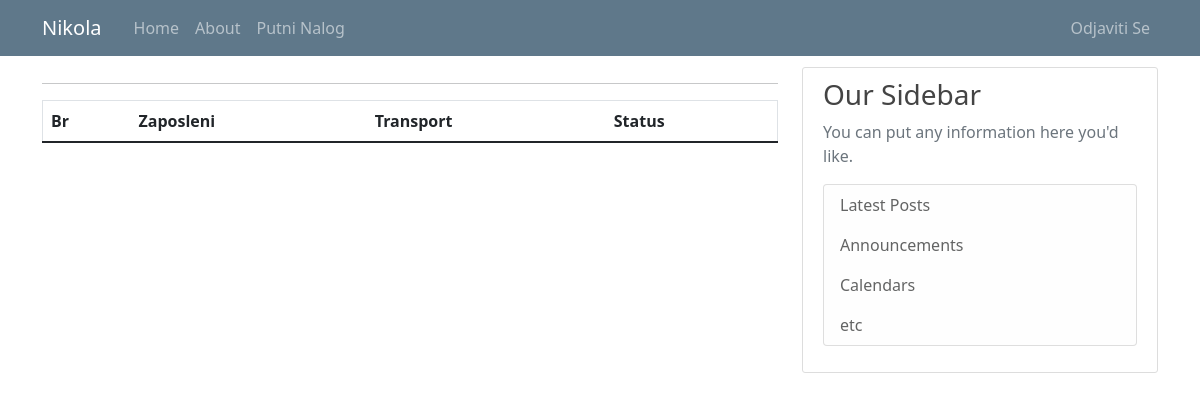
The app's page /travel_warrant_list (signed in), older data.
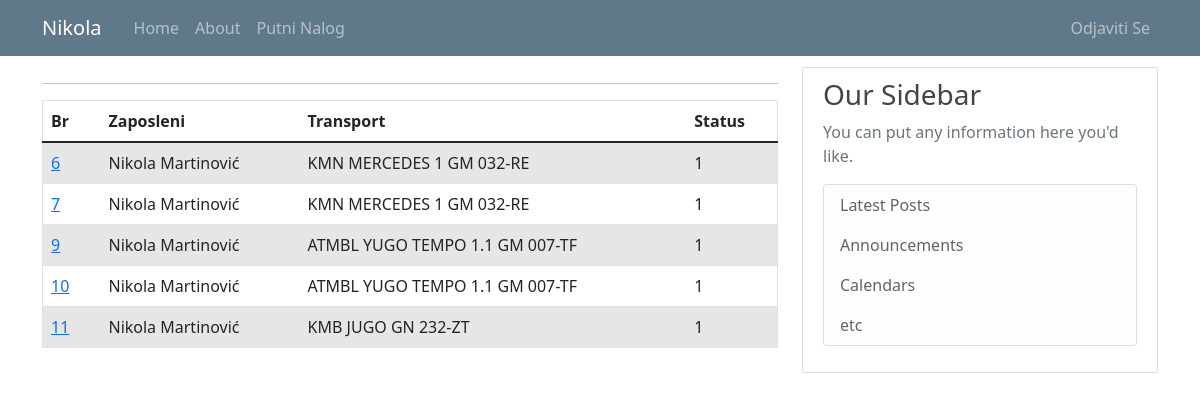
The same page, newer data.
### putninalozi/models.py (models this page shows, shortened)
class User(db.Model, UserMixin):
    id = db.Column(db.Integer, primary_key=True)
    email = db.Column(db.String(120), unique=True, nullable=False)
    password = db.Column(db.String(60), nullable = False)
    name = db.Column(db.String(20), unique=False, nullable=False)
    surname = db.Column(db.String(20), unique=False, nullable=False)
    gender = db.Column(db.String(1)) #(0, "srednji"), (1, "muški"), (2, "ženski")
    workplace = db.Column(db.String(20), unique=False, nullable=False)
    authorization = db.Column(db.String(10), nullable = False) # ovde treba da budu tipovi korisnika: S_admin, C_admin, C_user
    company_id = db.Column(db.Integer, db.ForeignKey('company.id'), nullable=True)
    travelwarrants = db.relationship('TravelWarrant', backref='travelwarrant_user', lazy=True)

class TravelWarrant(db.Model):
    travel_warrant_id = db.Column(db.Integer, primary_key=True)
    user_id = db.Column(db.Integer, db.ForeignKey('user.id'), nullable=False)
    with_task = db.Column(db.String(50), nullable=False)
    company_id = db.Column(db.Integer, db.ForeignKey('company.id'), nullable=False)
    abroad_contry = db.Column(db.String(50), nullable=True)
    relation = db.Column(db.String(150), nullable=False)
    start_datetime = db.Column(db.DateTime, nullable=True)
    end_datetime = db.Column(db.DateTime, nullable=True)
    vehicle_id = db.Column(db.Integer, db.ForeignKey('vehicle.id'), nullable=True)
    together_with = db.Column(db.Integer, nullable=True)
    personal_type = db.Column(db.String(50), nullable=True)
    personal_brand = db.Column(db.String(50), nullable=True)
    personal_registration = db.Column(db.String(12), nullable=True)
    other = db.Column(db.String(50), nullable=True) #avion, bus, taksi...
    advance_payment = db.Column(db.Integer, nullable=False)
    advance_payment_currency = db.Column(db.String(5), nullable=False)
    daily_wage = db.Column(db.Integer, nullable=False)
    daily_wage_currency = db.Column(db.String(5), nullable=False)
    costs_pays = db.Column(db.String(50), nullable=False)
    km_start = db.Column(db.Integer, nullable=True)
    km_end = db.Column(db.Integer, nullable=True)
    status = db.Column(db.Integer, nullable=False)

class Vehicle(db.Model):
    id = db.Column(db.Integer, primary_key=True)
    vehicle_type = db.Column(db.String(10), nullable = False)
    vehicle_brand = db.Column(db.String(10), nullable = False)
    vehicle_registration = db.Column(db.String(12), nullable = False)
    company_id = db.Column(db.Integer, db.ForeignKey('company.id'), nullable=False)
    travelwarrants = db.relationship('TravelWarrant', backref='travelwarrant_vehicle', lazy=True)

### putninalozi/travel_warrants/routes.py (the view)
@travel_warrants.route("/travel_warrant_list")
def travel_warrant_list():
    if not current_user.is_authenticated:
        flash('Da bi ste pristupili ovoj stranici treba da budete ulogovani.', 'danger')
        return redirect(url_for('users.login'))
    warrants = TravelWarrant.query.all()
    return render_template('travel_warrant_list.html', title='Travel Warrants', warrants=warrants)

### putninalozi/models.py (called while the page is built)
@login_manager.user_loader
def load_user(user_id):
    return User.query.get(int(user_id))

### putninalozi/templates/travel_warrant_list.html (shortened to what this page needs)
{% extends "layout.html" %}
{% block content %}
<hr>
<table id="data" border="1" class="table table-striped">
  {% if current_user.authorization == 's_admin' %}
    <thead>
      <tr id="header">
        <th>Br</th>
        <th>Kompanija</th>
        <th>Zaposleni</th>
        <th>Transport</th>
        <th>Status</th>
      </tr>
    </thead>
    <tbody>
      {% for warrant in warrants %}
        <tr>
          <td> <a class="mr-2" href="{{ url_for('travel_warrants.travel_warrant_profile', warrant_id=warrant.travel_warrant_id) }}" title="Edit Travel Warrant"> {{ warrant.travel_warrant_id }} </a> </td>
          <td> {{ warrant.travelwarrant_company.companyname }} </td>
          <td> {{ warrant.travelwarrant_user.name }} {{ warrant.travelwarrant_user.surname }} </td>
          <td> {{ warrant.other }} {{ warrant.personal_type }} {{ warrant.travelwarrant_vehicle.vehicle_type }} <br> {{warrant.travelwarrant_vehicle.vehicle_brand}} <br> {{warrant.travelwarrant_vehicle.vehicle_registration}} </td>
          <td> {{ warrant.status }} </td>
        </tr>
      {% endfor %}
    </tbody>
  {% else %}
    <thead>
      <tr id="header">
        <th>Br</th>
        <th>Zaposleni</th>
        <th>Transport</th>
        <th>Status</th>
      </tr>
    </thead>
    <tbody>
      {% for warrant in warrants %}
        {% if current_user.id == warrant.travelwarrant_user.id %}
          <tr>
            <td> <a class="mr-2" href="{{ url_for('travel_warrants.travel_warrant_profile', warrant_id=warrant.travel_warrant_id) }}" title="Edit Travel Warrant"> {{ warrant.travel_warrant_id }} </a> </td>
            <td> {{ warrant.travelwarrant_user.name }} {{ warrant.travelwarrant_user.surname}} </td>
            <td> {{ warrant.other }} {{ warrant.personal_type }} {{ warrant.travelwarrant_vehicle.vehicle_type }} {{warrant.travelwarrant_vehicle.vehicle_brand}} {{warrant.travelwarrant_vehicle.vehicle_registration}} </td>
            <td> {{ warrant.status }} </td>
          </tr>
        {% endif %}
      {% endfor %}
    </tbody>
  {% endif %}
</table>
{% endblock content%}

### putninalozi/templates/layout.html (shortened to what this page needs)
<!doctype html>
<html lang="en">
  <head>
    <link rel="stylesheet" href="https://cdn.jsdelivr.net/npm/bootstrap@4.3.1/dist/css/bootstrap.min.css">
    <link rel="stylesheet" type="text/css" href="{{ url_for('static', filename='main.css') }}">
    <link href="https://cdn.jsdelivr.net/npm/bootstrap@5.0.1/dist/css/bootstrap.min.css" rel="stylesheet">
    <link rel="stylesheet" type="text/css" href="https://cdn.datatables.net/1.10.25/css/dataTables.bootstrap5.css">
  </head>
  <body>
    <header class="site-header">
      <nav class="navbar navbar-expand-md navbar-dark bg-steel fixed-top">
        <div class="container">
          <a class="navbar-brand mr-4" href="/">{{ current_user.name }}</a>
          <div class="collapse navbar-collapse" id="navbarToggle">
            <div class="navbar-nav mr-auto">
              {% if current_user.is_authenticated %}
                <a class="nav-item nav-link" href="{{ url_for('main.home') }}">Home</a>
                <a class="nav-item nav-link" href="{{ url_for('main.about') }}">About</a>
                <a class="nav-item nav-link" href="{{ url_for('travel_warrants.travel_warrant_list') }}">Putni Nalog</a>
              {% else %}
                <a class="nav-item nav-link" href="{{ url_for('main.home') }}">Home</a>
                <a class="nav-item nav-link" href="{{ url_for('main.about') }}">About</a>
              {% endif %}
            </div>
            <div class="navbar-nav">
              {% if current_user.is_authenticated %}
                {% if current_user.authorization == 's_admin' %}
                  <a class="nav-item nav-link" href="{{ url_for('companys.company_list') }}">Kompanija</a>
                  <a class="nav-item nav-link" href="{{ url_for('vehicles.vehicle_list') }}">Vozilo</a>
                  <a class="nav-item nav-link" href="{{ url_for('users.user_list') }}">Korisnik</a>
                  <a class="nav-item nav-link" href="{{ url_for('users.logout') }}">Odjaviti Se</a>
                {% else %}
                  <a class="nav-item nav-link" href="{{ url_for('users.logout') }}">Odjaviti Se</a>
                {% endif %}
              {% else %}
                <a class="nav-item nav-link" href="{{ url_for('users.login') }}">Prijavljivanje</a>
              {% endif %}
            </div>
          </div>
        </div>
      </nav>
    </header>
    <main role="main" class="container">
      <div class="row">
        <div class="col-md-8">
          {% block content %}{% endblock %}
        </div>
        <div class="col-md-4">
          <div class="content-section">
            <h3>Our Sidebar</h3>
            <p class='text-muted'>You can put any information here you'd like.
              <ul class="list-group">
                <li class="list-group-item list-group-item-light">Latest Posts</li>
                <li class="list-group-item list-group-item-light">Announcements</li>
                <li class="list-group-item list-group-item-light">Calendars</li>
                <li class="list-group-item list-group-item-light">etc</li>
              </ul>
            </p>
          </div>
        </div>
      </div>
    </main>
  </body>
</html>

### putninalozi/static/main.css (style rules this page uses)
body { background: #fafafa; color: #333333; margin-top: 5rem; }
h1, h2, h3, h4, h5, h6 { color: #444444; }
.bg-steel { background-color: #5f788a; }
.site-header .navbar-nav .nav-link { color: #cbd5db; }
.content-section { background: #ffffff; padding: 10px 20px; border: 1px solid #dddddd; border-radius: 3px; margin-bottom: 20px; }

Row changes from the older to the newer data that the page shows:
added TravelWarrant: travel_warrant_id "6", travelwarrant_user.name "Nikola", travelwarrant_user.surname "Martinović", travelwarrant_vehicle.vehicle_type "KMN", travelwarrant_vehicle.vehicle_brand "MERCEDES 1", travelwarrant_vehicle.vehicle_registration "GM 032-RE", status "1"
added TravelWarrant: travel_warrant_id "7", travelwarrant_user.name "Nikola", travelwarrant_user.surname "Martinović", travelwarrant_vehicle.vehicle_type "KMN", travelwarrant_vehicle.vehicle_brand "MERCEDES 1", travelwarrant_vehicle.vehicle_registration "GM 032-RE", status "1"
added TravelWarrant: travel_warrant_id "9", travelwarrant_user.name "Nikola", travelwarrant_user.surname "Martinović", travelwarrant_vehicle.vehicle_type "ATMBL", travelwarrant_vehicle.vehicle_brand "YUGO TEMPO 1.1", travelwarrant_vehicle.vehicle_registration "GM 007-TF", status "1"
added TravelWarrant: travel_warrant_id "10", travelwarrant_user.name "Nikola", travelwarrant_user.surname "Martinović", travelwarrant_vehicle.vehicle_type "ATMBL", travelwarrant_vehicle.vehicle_brand "YUGO TEMPO 1.1", travelwarrant_vehicle.vehicle_registration "GM 007-TF", status "1"
added TravelWarrant: travel_warrant_id "11", travelwarrant_user.name "Nikola", travelwarrant_user.surname "Martinović", travelwarrant_vehicle.vehicle_type "KMB", travelwarrant_vehicle.vehicle_brand "JUGO", travelwarrant_vehicle.vehicle_registration "GN 232-ZT", status "1"
